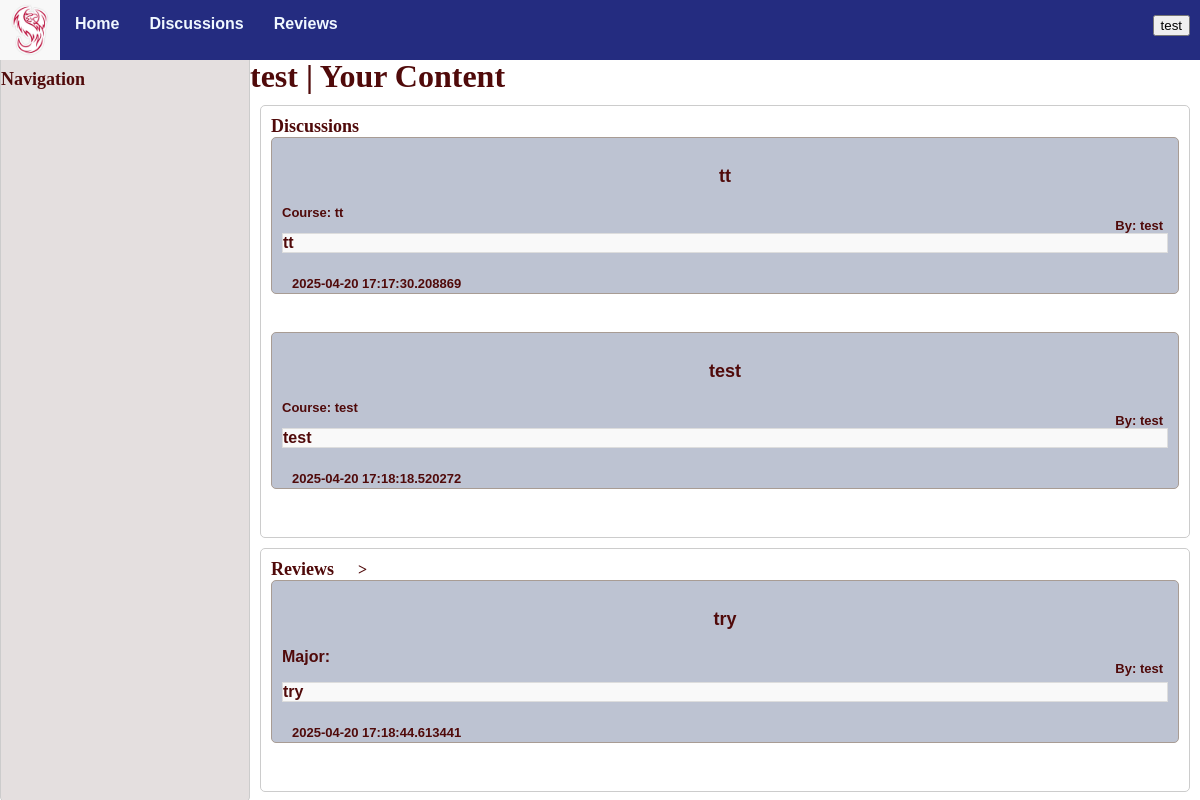
Before: /home (signed in) with the older database file.
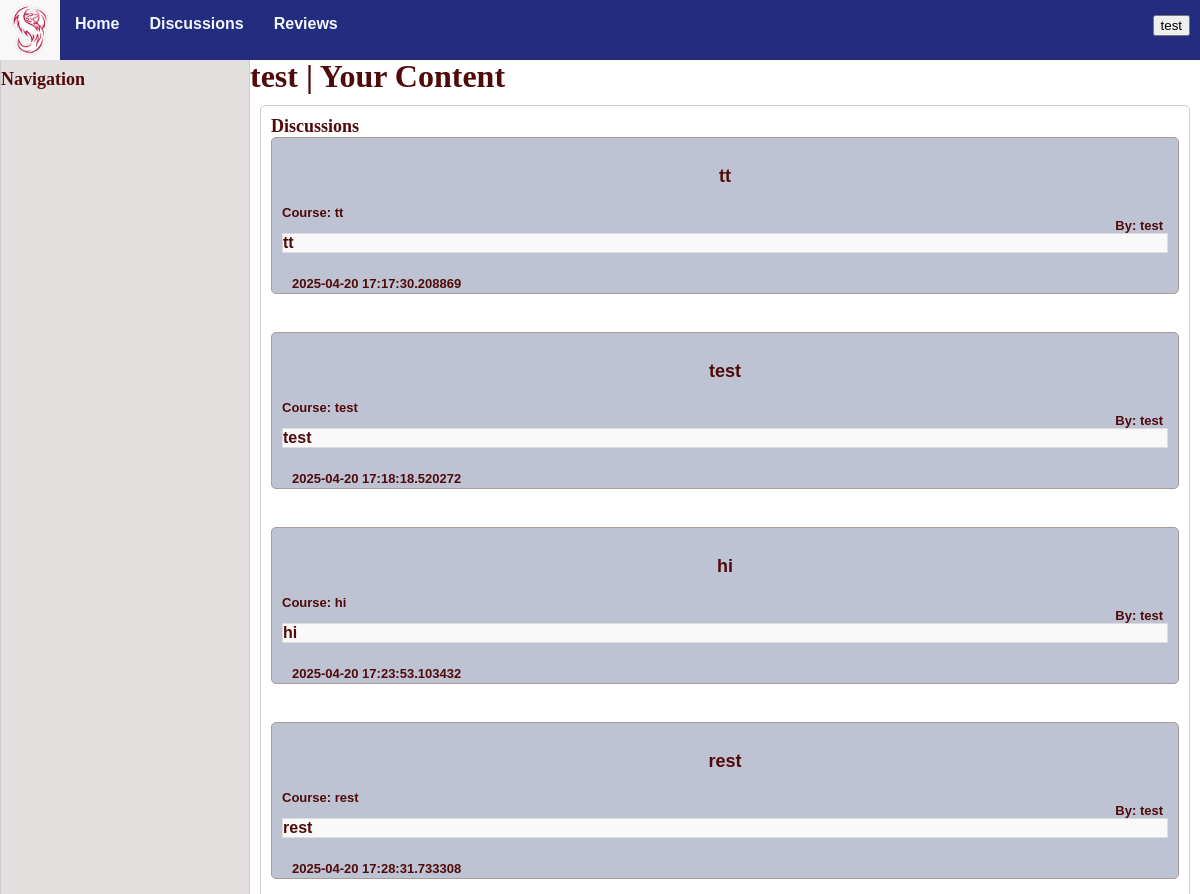
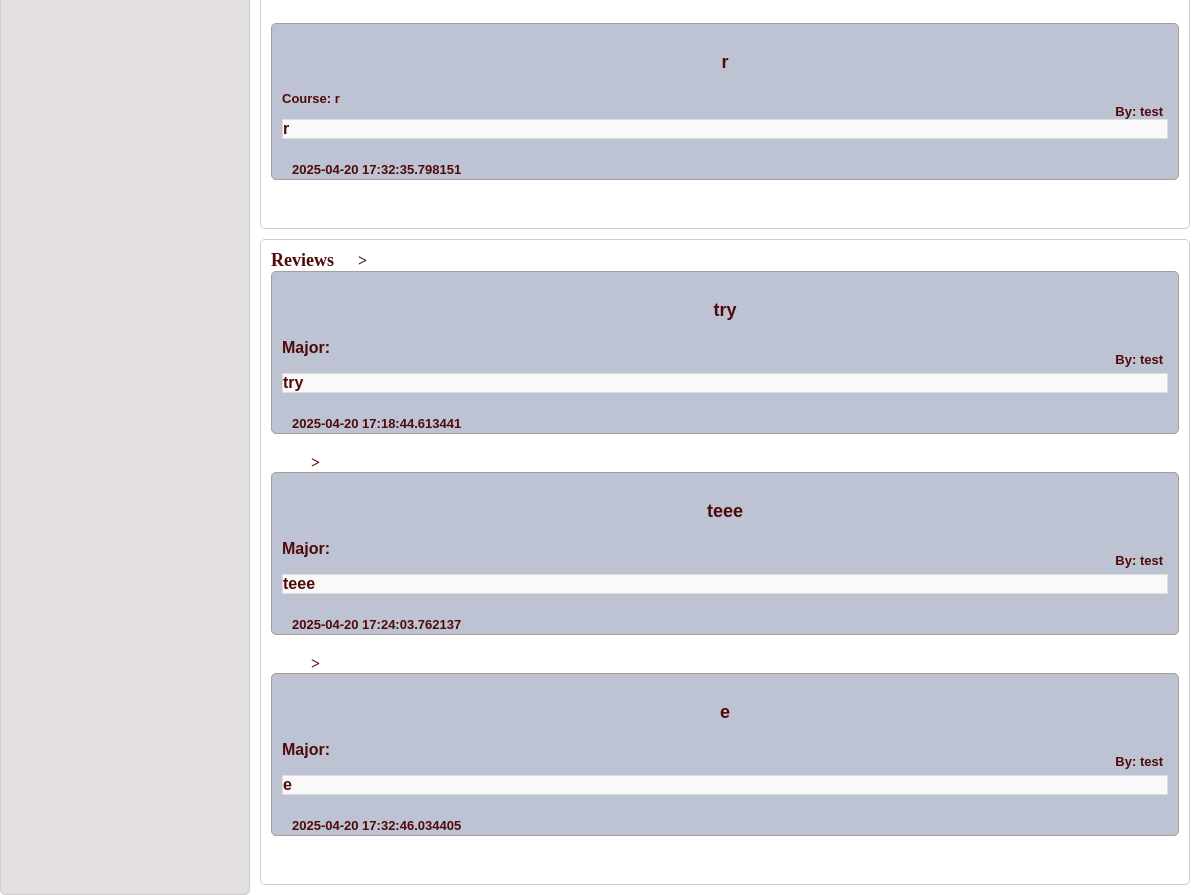
After: the same page with the newer database file (2 pictures, top to bottom).
### models.py (models this page shows, shortened)
class Discussion(db.Model):
    id = db.Column(db.Integer, primary_key=True)
    title = db.Column(db.String(255), nullable=False)
    content = db.Column(db.Text, nullable=False)
    created_at = db.Column(db.DateTime, default=db.func.current_timestamp())
    course = db.Column(db.Text)
    author = db.Column(db.Text, nullable=False)
    comments = db.relationship('Comment', backref='discussion', cascade="all, delete-orphan", lazy=True)
    up_votes = db.Column(db.Integer, default = 0)

class Review(db.Model):
    id = db.Column(db.Integer, primary_key=True)
    title = db.Column(db.String(255), nullable=False)
    content = db.Column(db.Text, nullable=False)
    created_at = db.Column(db.DateTime, default=db.func.current_timestamp())
    rating = db.Column(db.Integer, nullable=False)
    author = db.Column(db.Text, nullable=False)
    comments = db.relationship('Comment', backref='review', cascade="all, delete-orphan", lazy=True)
    major = db.Column(db.Text, nullable=False)

### app.py (the view)
@app.route('/home') #code for our home page that allows users to select discussions and reviews tab
def home():
    discussions=db.session.query(Discussion).filter_by(author=session["username"]).all()
    reviews=db.session.query(Review).filter_by(author=session["username"]).all()
    discussion_data=[]
    review_data=[]
    for discussion in discussions:
        discussion_data.append({
            'id': discussion.id,
            'title': discussion.title,
            'author': discussion.author,
            'created_at': discussion.created_at,
            'content': discussion.content,
            'course': discussion.course,
            'up_votes': discussion.up_votes,
        })
    for review in reviews:
        review_data.append({
            'id': review.id,
            'title': review.title,
            'author': review.author,
            'created_at': review.created_at,
            'content': review.content,
            'rating': review.rating,
        })
    return render_template('home.html', discussions=discussion_data, reviews=review_data)

### templates/home.html (shortened to what this page needs)
{% extends "base.html" %}
{%block head%}
{{ super() }}
{% endblock %}
{%block content %}
<div class="container">
    <div class="sidebar">
        <br>
        <p1 style="text-align:center;">Navigation</p1>
    </div>
    <div class="space">
        <br>
        <p2>{{ session.username}} | Your Content</p2>
        <div class="list-group">
            <p1>Discussions</p1>
            {% for discussion in discussions %}
            <a href="{{ url_for('dis_posts', discussion_id=discussion.id) }}" class="list-group-item">
                <div class="whereithappens">
                    <div id="header">
                        <p id="title">{{discussion.title}}</p>
                        <p id="author">By: {{discussion.author}}</p>
                        <p id="course">Course: {{discussion.course}}</p>
                    </div>
                    <p id="content">{{discussion.content}}</p>
                    <div id="information">
                        <p id="created_at">{{discussion.created_at}}</p>
                    </div>
                </div>
            </a>
            {% endfor %}
        </div>
        <div class="list-group">
            <p1>Reviews</p1>
            {% for review in reviews %}
            <a href="{{ url_for('rev_posts', review_id=review.id) }}" class="list-group-item">>
                <div class="whereithappens">
                    <div id="header">
                        <p id="title">{{review.title}}</p1>
                        <p id="author">By: {{review.author}}</p>
                        <p id="major">Major: {{review.major}}</p>
                    </div>
                    <p id="content">{{review.content}}</p>
                    <div id="information">
                        <p id="created_at">{{review.created_at}}</p>
                    </div>
                </div>
            </a>
            {% endfor %}
        </div>
    </div>
</div>
{%endblock%}

### templates/base.html (shortened to what this page needs)
<!DOCTYPE html>
<html lang="en">
{%block head%}
<head>
    <link rel="stylesheet" href="{{ url_for('static', filename='styles/base.css') }}">
</head>
{%endblock%}
<body>
    <nav class="navbar">
        <div class="nav div">
            <div class="logo">
                <img src="{{ url_for('static', filename='phoenix.jpg') }}">
            </div>
            <ul id="navigation">
                <li>
                    <a href="{{ url_for('home') }}">Home</a>
                </li>
                <li>
                    <a href="{{ url_for('discussions') }}">Discussions</a>
                </li>
                <li>
                    <a href="{{ url_for('reviews') }}">Reviews</a>
                </li>
                <li class="settings">
                    <div class="dropdown">
                        <button class="dropdownbtn">{{session.username}}</button>
                    </div>
                </li>
            </ul>
        </div>
    </nav>
    {%block content%}
    {%endblock%}
</body>
</html>

### static/styles/base.css (style rules this page uses)
body { margin: 0; padding: 0; }
.navbar { font-family: Verdana, Geneva, Tahoma, sans-serif; font-weight: bold; background-color: rgb(162, 113, 111); position: fixed; top: 0px; width: 100%; height: 60px; }
.navbar ul { list-style-type: none; background-color: rgb(36, 44, 128); padding: 0px; margin: 0px; height: 60px; }
.navbar a { color: aliceblue; text-decoration: none; padding: 15px; display: block; text-align: center; height: 60px; }
.navbar li { float: left; }
.logo { float: left; }
.logo img { height: 60px; width: 60px; }
.navbar ul .settings { float: right; padding-right: 10px; padding-top: 15px; font-size: small; }
p1 { color: rgb(80, 10, 10); font-weight: bold; font-size: large; }
p2 { color: rgb(80, 10, 10); font-weight: bold; font-size: xx-large; text-align: center; }
a { color: rgb(80, 10, 10); font-weight: bold; font-size: medium; text-decoration: none; }
.container { display: grid; grid-template-columns: 250px 1fr; height: 100vh; }
.sidebar { background: #e4dfdf; border: 1px solid #ccc; border-radius: 5px; padding-top: 50px; }
.space { padding-top: 40px; }
.list-group { background-color: #ffffff; border: 1px solid #ccc; padding: 10px; margin: 10px; border-radius: 5px; }
.list-group-item { padding: 10px; margin: 10px; }
.whereithappens { padding: 10px; background-color: #bdc3d2; border: 1px solid #a89c94; margin-bottom: 20px; border-radius: 5px; font-family: Verdana, Geneva, Tahoma, sans-serif; }
#content { border: 1px solid #ddd; margin: auto; background-color: #f9f9f9; }
#header #title { color: rgb(80, 10, 10); font-weight: bolder; font-size: large; text-align: center; }
#header #author { color: rgb(80, 10, 10); font-weight: bold; font-size: small; margin-right: 5px; position: relative; float: right; }
#header #course { color: rgb(80, 10, 10); font-size: small; }
#information { display: grid; grid-template-columns: repeat(3, auto); padding: 5px; margin: 5px; height: 10px; }
#information p { font-size: small; }
.dropdown { position: relative; display: inline-block; }

Changed rows visible on the page:
added Discussion: title "hi", author "test", course "hi", content "hi", created_at "2025-04-20 17:23:53.103432"
added Discussion: title "rest", author "test", course "rest", content "rest", created_at "2025-04-20 17:28:31.733308"
added Discussion: title "r", author "test", course "r", content "r", created_at "2025-04-20 17:32:35.798151"
added Review: title "teee", author "test", content "teee", created_at "2025-04-20 17:24:03.762137"
added Review: title "e", author "test", content "e", created_at "2025-04-20 17:32:46.034405"
